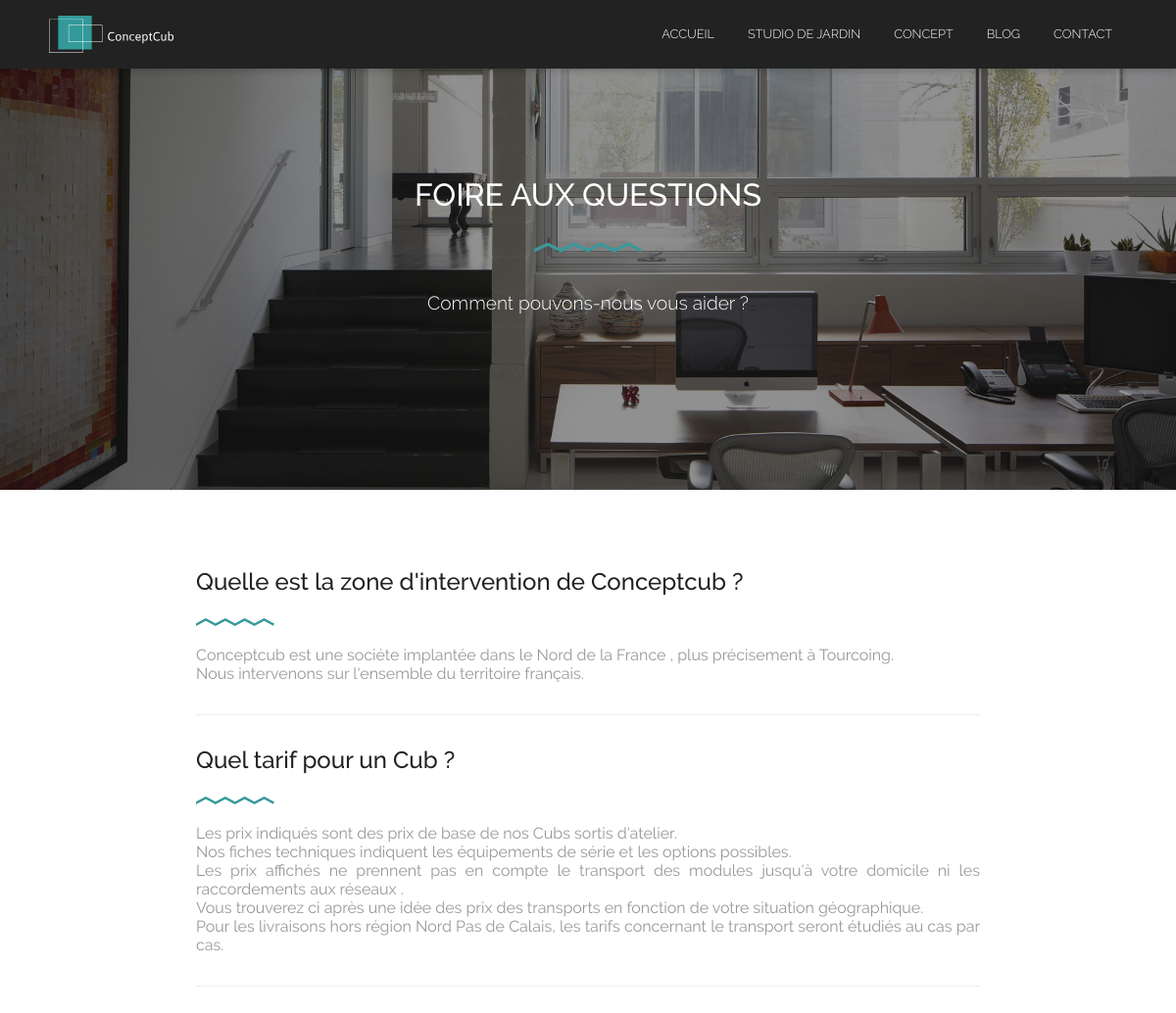
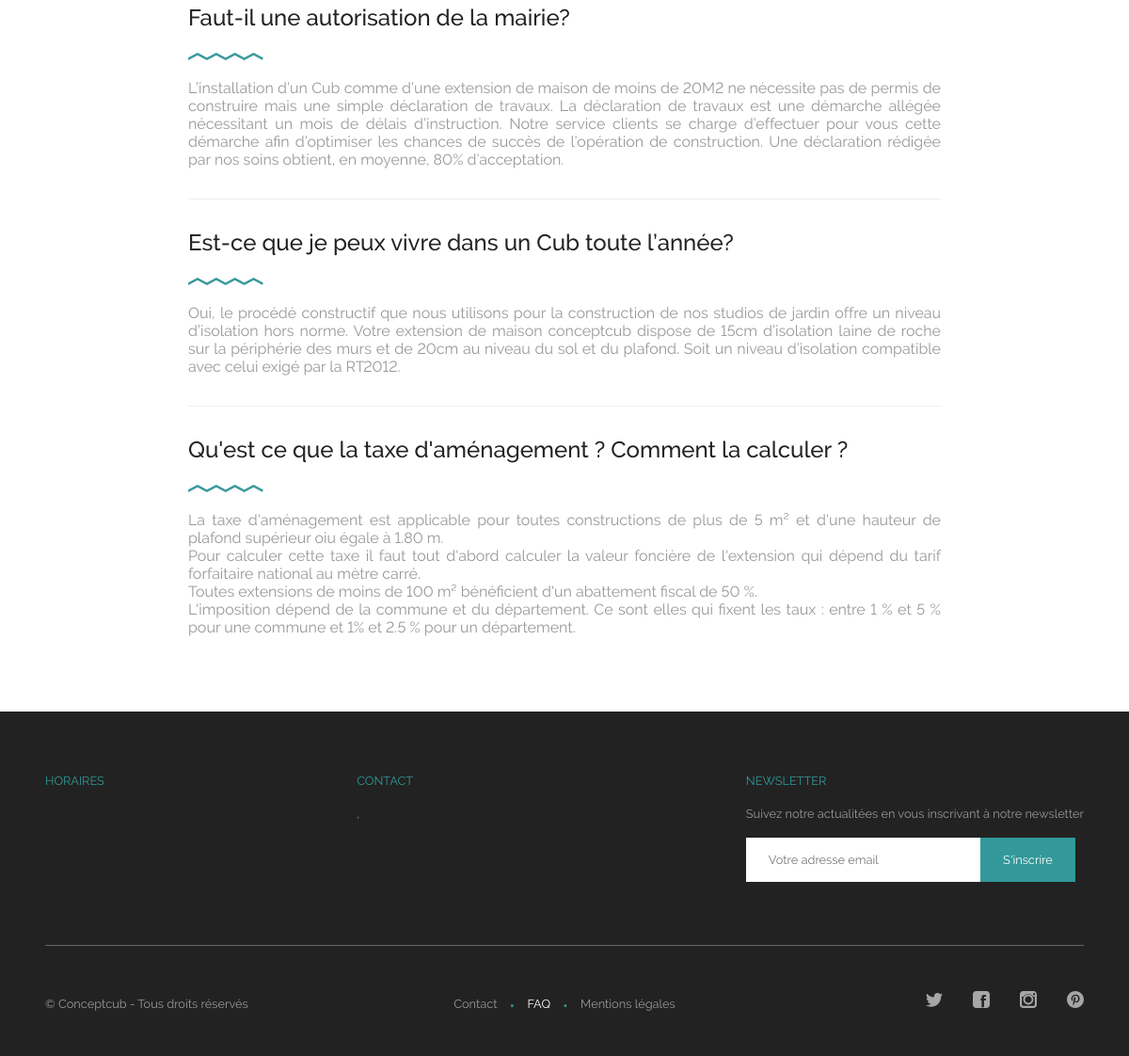
The page /index.php/faq on the database its author committed (2 pictures, top to bottom).
### tables this page shows
CREATE TABLE `produit` (
  `idProduit` int(11) NOT NULL,
  `nom` varchar(255) DEFAULT NULL,
  `description` text,
  `titre` varchar(255) DEFAULT NULL,
  `sousTitre` varchar(255) DEFAULT NULL,
  `couverture` varchar(255) DEFAULT NULL,
  `url` varchar(255) DEFAULT NULL,
  `estSupprime` int(1) DEFAULT '0'
);

CREATE TABLE `faq` (
  `idFaq` int(11) NOT NULL,
  `question` varchar(255) DEFAULT NULL,
  `reponse` text,
  `estSupprime` int(1) DEFAULT '0'
);

CREATE TABLE `reseaux_sociaux` (
  `idReseauxSociaux` int(11) NOT NULL,
  `nom` varchar(255) DEFAULT NULL,
  `logo` varchar(255) DEFAULT NULL,
  `lien` varchar(255) DEFAULT NULL,
  `estSupprime` int(1) DEFAULT '0'
);

### application/controllers/faq.php (called while the page is built, shortened)
<?php
class Faq extends CI_Controller
{
	public function __construct()
	{
		$this->load->model('faq_model');
		$this->load->model('reseaux_sociaux_model');
		$this->load->model('entreprise_model');
		$this->data['entreprise'] = $this->entreprise_model->lister_entreprise();
		$this->data['reseaux_sociaux'] = $this->reseaux_sociaux_model->lister_reseaux_sociaux();
		$this->data['produits'] = $this->produit_model->lister_produit();
	}
	public function index()
	{
		$this->data['titre'] = 'Foire aux questions';
		$this->data['sous_titre'] = 'Comment pouvons-nous vous aider ?';
		$this->data['faqs'] = $this->faq_model->lister_faq();
		$this->data['succes'] = $this->session->flashdata('succes');
		$this->load->view('theme/header', $this->data);
		$this->load->view('faq/accueil', $this->data);
		$this->load->view('theme/footer', $this->data);
	}
}

### index.php (called while the page is built, shortened)
<?php
require_once BASEPATH.'core/CodeIgniter.php';

### application/models/produit_model.php (called while the page is built, shortened)
<?php  if ( ! defined('BASEPATH')) exit('No direct script access allowed');
class Produit_model extends CI_Model
{
	protected $table = 'produit';
	public function lister_produit()
	{
		$this->db->where('estSupprime', 0);
		$query = $this->db->get($this->table);
        return $query->result_array();
	}
}

### application/models/faq_model.php (called while the page is built, shortened)
<?php  if ( ! defined('BASEPATH')) exit('No direct script access allowed');
class Faq_model extends CI_Model
{
	protected $table = 'faq';
	public function lister_faq()
	{
		$this->db->where('estSupprime', 0);
		$query = $this->db->get($this->table);
		return $query->result_array();
	}
}

### application/models/reseaux_sociaux_model.php (called while the page is built, shortened)
<?php  if ( ! defined('BASEPATH')) exit('No direct script access allowed');
class Reseaux_sociaux_model extends CI_Model
{
	protected $table = 'reseaux_sociaux';
	public function lister_reseaux_sociaux()
	{
		$this->db->where('estSupprime', 0);
		$query = $this->db->get($this->table);
		return $query->result_array();
	}
}

### application/views/faq/accueil.php (the view)
<section class="cover" style="background-image: url('<?=img_url()?>faq/cover.jpg')">
	<div class="overlay">
		<div class="cover_titre">
			<h1><?= $titre ?></h1>
			<h3><?= $sous_titre ?></h3>
		</div>
	</div>
</section>
<section class="content">
	<section class="faqs">
		<?php foreach ($faqs as $faq): ?>
		<article class="faq">
			<h3 class="faq_question"><?= $faq['question'] ?></h3>
			<p class="faq_separation"><img src="<?=img_url()?>title_bottom.svg" alt=""></p>
			<p class="faq_reponse"><?= nl2br($faq['reponse']) ?></p>
		</article>
	<?php endforeach; ?>
	</section>
</section>

### application/views/theme/header.php (shortened to what this page needs)
<!DOCTYPE html>
<html lang="fr">
	<head>
		<?=css('main.css')?>
		<?=css('unslider.css')?>
	</head>
	<body class="body">
		<header>
			<a href="<?= base_url(); ?>">
			</a>
			<nav>
				<ul>
					<a href="<?= base_url() ?>"><li class="<?php if($this->uri->segment(1)==""){echo "active";}?>">Accueil</li></a>
					<?php foreach ($produits as $produit): ?>
					<?php
						$produit_url = $produit['url'];
					?>
						<a href="<?= base_url("produit/$produit_url") ?>"><li class="<?php if($this->uri->segment(2)=="$produit_url"){echo "active";}?>"><?= $produit['nom'] ?></li></a>
					<?php endforeach; ?>
					<a href=""><li>Concept</li></a>
					<a href=""><li>Blog</li></a>
					<a href="<?= base_url("contact") ?>"><li class="<?php if($this->uri->segment(1)=="contact"){echo "active";}?>">Contact</li></a>
				</ul>
			</nav>
		</header>

### application/views/theme/footer.php (shortened to what this page needs)
		<footer>
			<div class="footer_bloc">
				<ul class="texte">
					<li>Horaires</li>
				</ul>
			</div>
			<div class="footer_bloc">
				<ul class="texte">
					<li>Contact</li>
					<li><?= $entreprise[0]['codePostal'] . ' ' . $entreprise[0]['ville'] . ', ' . $entreprise[0]['pays'] ?></li>
				</ul>
			</div>
			<div class="footer_bloc_newsletter">
				<ul class="texte">
					<li>Newsletter</li>
					<li>Suivez notre actualitées en vous inscrivant à notre newsletter</li>
				</ul>
				<form>
					<input type="email" name="email" placeholder="Votre adresse email">
					<span>
						<button type="submit">S'inscrire</button>
					</span>
				</form>
			</div>
			<div class="footer_bloc_bas">
				<div>
					<p>© Conceptcub - Tous droits réservés</p>
				</div>
				<div>
					<ul class="footer_menu">
						<li>
							<a class="<?php if($this->uri->segment(1)=="contact"){echo "active";}?>" href="<?= base_url("contact"); ?>">
								Contact
							</a>
						</li>
						<li>
							<a class="<?php if($this->uri->segment(1)=="faq"){echo "active";}?>" href="<?= base_url("faq"); ?>">
								FAQ
							</a>
						</li>
						<li>
							<a class="<?php if($this->uri->segment(1)=="mentions-legales"){echo "active";}?>" href="<?= base_url("mentions-legales"); ?>">
								Mentions légales
							</a>
						</li>
					</ul>
				</div>
				<div>
					<ul class="reseau_social">
						<?php foreach ($reseaux_sociaux as $reseau_social): ?>
								<a target="_blank" href="<?= $reseau_social['lien'] ?>">
									<li>
										<img src="<?=img_url()?>reseaux_sociaux/<?= $reseau_social['logo']; ?>">
									</li>
								</a>
						<?php endforeach; ?>
					</ul>
				</div>
			</div>
		</footer>
	</body>
</html>

### rows shown on the page
produit: nom "STUDIO DE JARDIN"
faq: question "Quelle est la zone d'intervention de Conceptcub ?", reponse "Conceptcub est une sociéte implantée dans le Nord de la France , plus précisement à Tourcoing. Nous intervenons sur l'ensemble du territoire français."
faq: question "Quel tarif pour un Cub ?", reponse "Les prix indiqués sont des prix de base de nos Cubs sortis d'atelier. Nos fiches techniques indiquent les équipements de série et les options possibles. Les prix affichés ne prennent pas en compte le transport des modules jusqu'à votre domicile ni les raccordements aux réseaux . Vous trouverez ci après une idée des prix des transports en fonction de votre situation géographique. Pour les livraisons hors région Nord Pas de Calais, les tarifs concernant le transport seront étudiés au cas par cas."
faq: question "Faut-il une autorisation de la mairie?", reponse "L’installation d’un Cub comme d’une extension de maison de moins de 20M2 ne nécessite pas de permis de construire mais une simple déclaration de travaux. La déclaration de travaux est une démarche allégée nécessitant un mois de délais d’instruction. Notre service clients se charge d’effectuer pour vous cette démarche afin d’optimiser les chances de succès de l’opération de construction. Une déclaration rédigée par nos soins obtient, en moyenne, 80% d’acceptation."
faq: question "Est-ce que je peux vivre dans un Cub toute l’année?", reponse "Oui, le procédé constructif que nous utilisons pour la construction de nos studios de jardin offre un niveau d’isolation hors norme. Votre extension de maison conceptcub dispose de 15cm d’isolation laine de roche sur la périphérie des murs et de 20cm au niveau du sol et du plafond. Soit un niveau d’isolation compatible avec celui exigé par la RT2012."
faq: question "Qu'est ce que la taxe d'aménagement ? Comment la calculer ?", reponse "La taxe d'aménagement est applicable pour toutes constructions de plus de 5 m² et d'une hauteur de plafond supérieur oiu égale à 1.80 m. Pour calculer cette taxe il faut tout d'abord calculer la valeur foncière de l'extension qui dépend du tarif forfaitaire national au mètre carré. Toutes extensions de moins de 100 m² bénéficient d'un abattement fiscal de 50 %. L'imposition dépend de la commune et du département. Ce sont elles qui fixent les taux : entre 1 % et 5 % pour une commune et 1% et 2.5 % pour un département."
reseaux_sociaux: logo (picture)
reseaux_sociaux: logo (picture)
reseaux_sociaux: logo (picture)
reseaux_sociaux: logo (picture)

### other values the page prints
$titre "FOIRE AUX QUESTIONS"
$sous_titre "Comment pouvons-nous vous aider ?"
